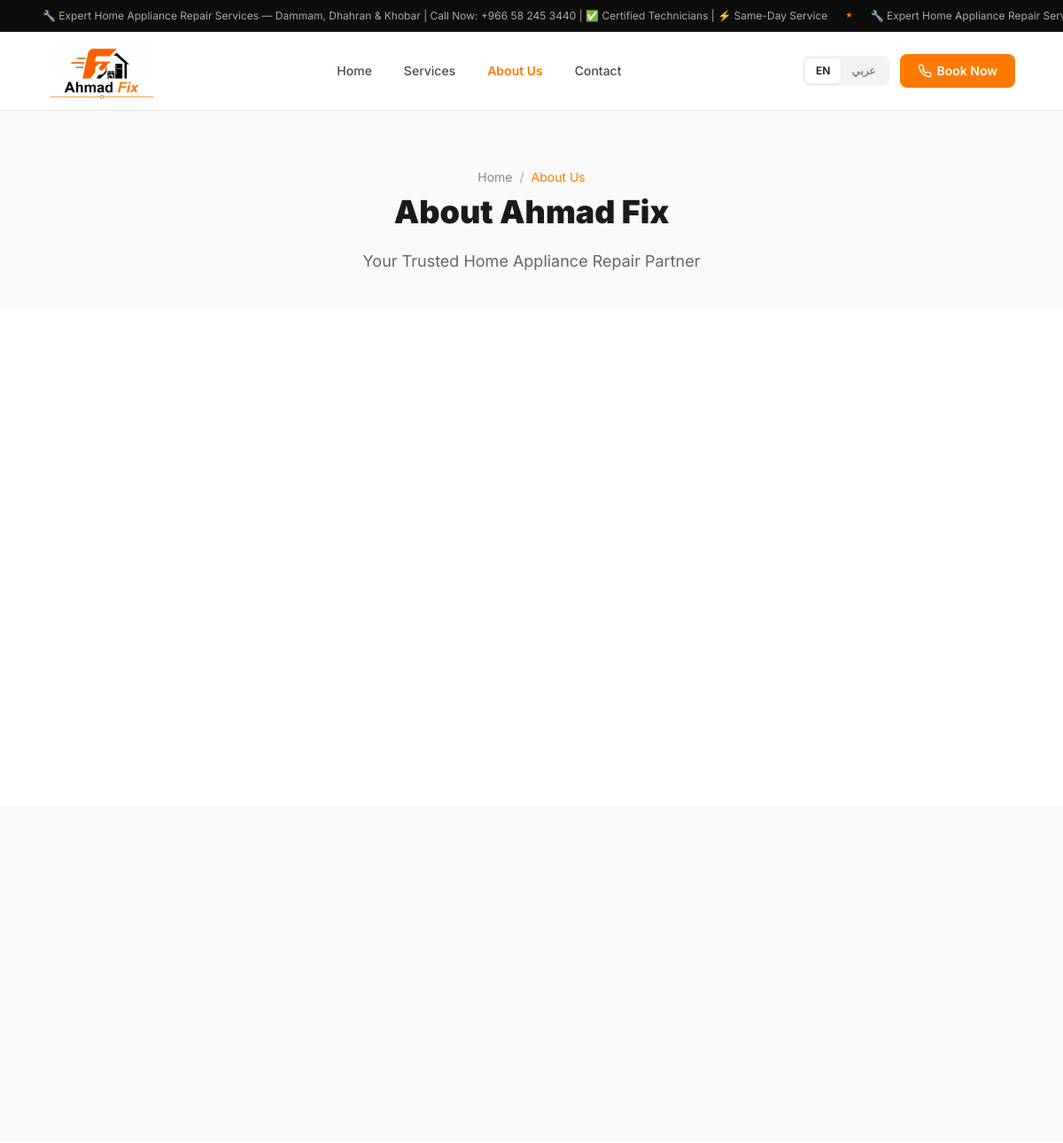
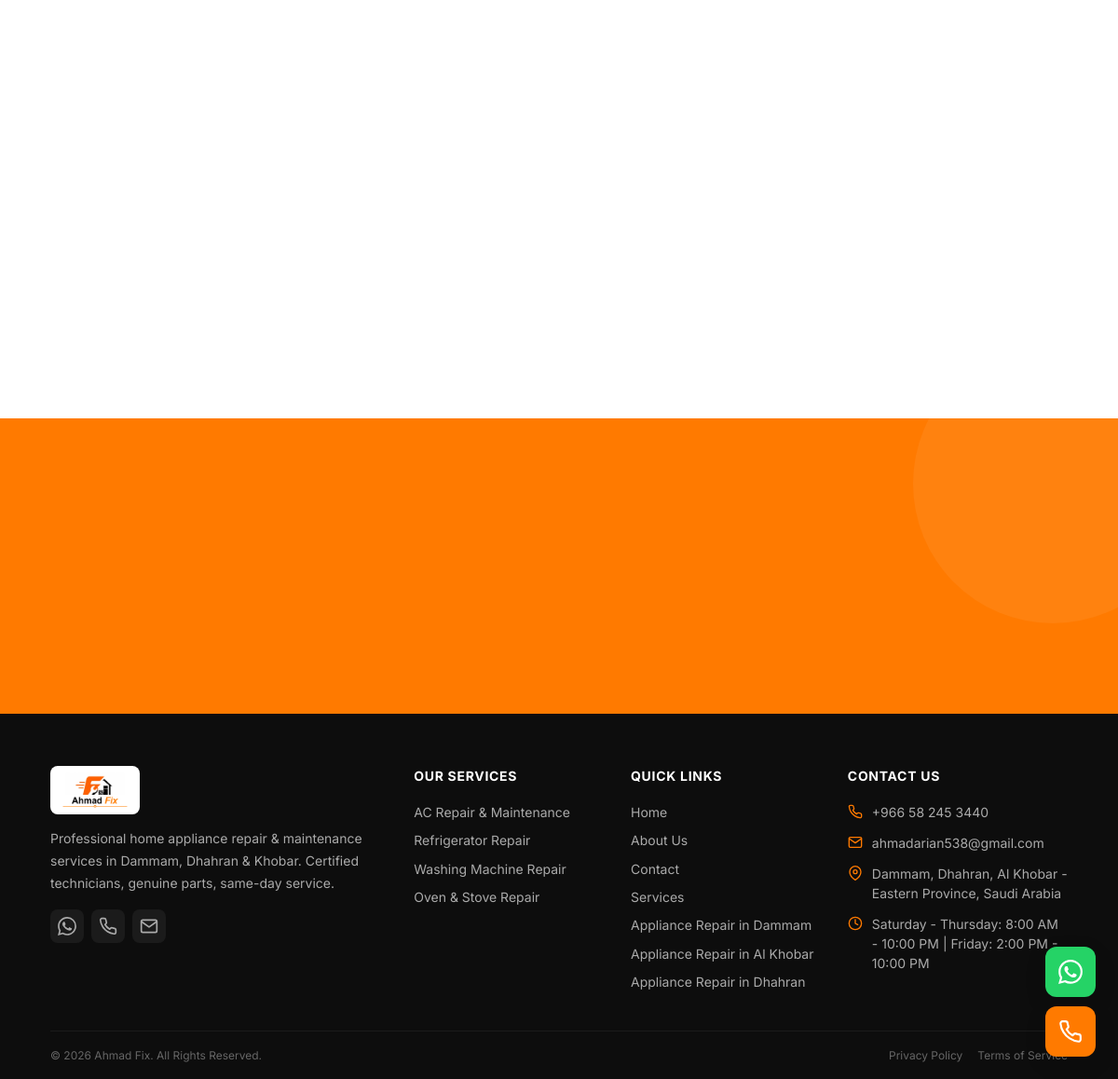
Screenshot of /en/about with the database file from the repository (2 pictures, top to bottom).
### tables this page shows
CREATE TABLE IF NOT EXISTS site_settings (
    id INT AUTO_INCREMENT PRIMARY KEY,
    setting_key VARCHAR(100) NOT NULL UNIQUE,
    setting_value_en TEXT,
    setting_value_ar TEXT,
    setting_type ENUM('text','textarea','image','url','email','phone') DEFAULT 'text',
    setting_group VARCHAR(50) DEFAULT 'general',
    updated_at TIMESTAMP DEFAULT CURRENT_TIMESTAMP ON UPDATE CURRENT_TIMESTAMP
);

CREATE TABLE IF NOT EXISTS services (
    id INT AUTO_INCREMENT PRIMARY KEY,
    name_en VARCHAR(150) NOT NULL,
    name_ar VARCHAR(150) NOT NULL,
    slug_en VARCHAR(150) NOT NULL UNIQUE,
    slug_ar VARCHAR(150) NOT NULL,
    short_desc_en TEXT,
    short_desc_ar TEXT,
    full_desc_en LONGTEXT,
    full_desc_ar LONGTEXT,
    icon VARCHAR(50) DEFAULT 'tools',
    image VARCHAR(255),
    meta_title_en VARCHAR(200),
    meta_title_ar VARCHAR(200),
    meta_desc_en VARCHAR(300),
    meta_desc_ar VARCHAR(300),
    meta_keywords_en VARCHAR(500),
    meta_keywords_ar VARCHAR(500),
    faq_en JSON,
    faq_ar JSON,
    sort_order INT DEFAULT 0,
    is_active TINYINT(1) DEFAULT 1,
    created_at TIMESTAMP DEFAULT CURRENT_TIMESTAMP,
    updated_at TIMESTAMP DEFAULT CURRENT_TIMESTAMP ON UPDATE CURRENT_TIMESTAMP
);

### config/config.php (called while the page is built, shortened)
<?php
try {
    $dsn = "mysql:host=" . DB_HOST . ";dbname=" . DB_NAME . ";charset=" . DB_CHARSET;
    $options = [
        PDO::ATTR_ERRMODE            => PDO::ERRMODE_EXCEPTION,
        PDO::ATTR_DEFAULT_FETCH_MODE => PDO::FETCH_ASSOC,
        PDO::ATTR_EMULATE_PREPARES   => false,
        PDO::MYSQL_ATTR_INIT_COMMAND => "SET NAMES utf8mb4 COLLATE utf8mb4_unicode_ci",
    ];
    $pdo = new PDO($dsn, DB_USER, DB_PASS, $options);
    $pdo->exec("SET NAMES utf8mb4");
    $pdo->exec("SET CHARACTER SET utf8mb4");
} catch (PDOException $e) {
    error_log("Database Connection Error: " . $e->getMessage());
    http_response_code(503);
    header('Retry-After: 600');
    die('<h1>Service Temporarily Unavailable</h1><p>Please try again later.</p>');
}
$supported_langs = ['en', 'ar'];
$default_lang = 'en';
if (isset($url_lang) && in_array($url_lang, $supported_langs)) {
    $lang = $url_lang;
} elseif (isset($_GET['lang']) && in_array($_GET['lang'], $supported_langs)) {
    $lang = $_GET['lang'];
} elseif (isset($_SESSION['lang']) && in_array($_SESSION['lang'], $supported_langs)) {
    $lang = $_SESSION['lang'];
} else {
    $browser_lang = substr($_SERVER['HTTP_ACCEPT_LANGUAGE'] ?? 'en', 0, 2);
    $lang = in_array($browser_lang, $supported_langs) ? $browser_lang : $default_lang;
}
$is_rtl = ($lang === 'ar');
$dir = $is_rtl ? 'rtl' : 'ltr';
$lang_file = SITE_ROOT . '/lang/' . $lang . '.php';
if (file_exists($lang_file)) {
    $translations = require $lang_file;
} else {
    $translations = require SITE_ROOT . '/lang/en.php';
}
require_once SITE_ROOT . '/config/functions.php';
$__phone = trim(setting('phone', 'en'));

### pages/about.php (the view, shortened to what this page needs)
<?php
$services = getServices();
?>
<section class="about-hero">
    <div class="container">
        <nav class="breadcrumb" aria-label="Breadcrumb" style="margin-bottom: var(--space-6);">
            <a href="<?php echo url(); ?>" style="color: var(--gray-500);"><?php echo __('nav_home'); ?></a>
            <span class="breadcrumb-separator" style="color: var(--gray-400);">/</span>
            <span style="color: var(--primary);" aria-current="page"><?php echo __('nav_about'); ?></span>
        </nav>
        <h1><?php echo __('about_title'); ?></h1>
        <p><?php echo __('about_subtitle'); ?></p>
    </div>
</section>
<section class="section">
    <div class="container">
        <div class="about-grid">
        </div>
    </div>
</section>
<section class="section section-gray">
    <div class="container">
        <div class="values-grid stagger-children" style="max-width: 800px; margin: 0 auto;">
        </div>
    </div>
</section>
<section class="section">
    <div class="container">
        <div class="services-grid stagger-children">
        </div>
    </div>
</section>
<section class="cta-section">
    <div class="container">
    </div>
</section>

### includes/header.php (shortened to what this page needs)
<?php
$ribbon_text = setting('ribbon_text', $lang);
$current_nav = $current_page ?? 'home';
$is_404 = $is_404 ?? false;
$has_alternates = !$is_404 && is_array($alt_paths ?? null);
$alt_en = $has_alternates ? url($alt_paths['en'], 'en') : url('', 'en');
$alt_ar = $has_alternates ? url($alt_paths['ar'], 'ar') : url('', 'ar');
?>
<!DOCTYPE html>
<html lang="<?php echo $lang === 'ar' ? 'ar-SA' : 'en'; ?>" dir="<?php echo $dir; ?>">
<head>
    <link rel="stylesheet" href="<?php echo ASSETS_URL; ?>/css/style.css?v=<?php echo ASSETS_VERSION; ?>">
    <link rel="stylesheet" href="<?php echo ASSETS_URL; ?>/css/animations.css?v=<?php echo ASSETS_VERSION; ?>">
    <?php echo getLocalBusinessSchema(); ?>
</head>
<body class="page-transition">
<div class="top-ribbon" role="region" aria-label="<?php echo $lang === 'ar' ? 'شريط الإعلانات' : 'Announcement Bar'; ?>">
    <div class="ribbon-track">
        <span class="ribbon-text">
            <?php echo $ribbon_text; ?>
            <span class="ribbon-separator">★</span>
            <?php echo $ribbon_text; ?>
        </span>
    </div>
</div>
<header class="header" id="main-header">
    <div class="header-inner">
        <a href="<?php echo url(); ?>" class="logo" aria-label="Ahmad Fix Home">
            <?php echo logoPicture(); ?>
        </a>
        <nav class="desktop-nav">
            <a href="<?php echo url(); ?>" class="nav-link <?php echo $current_nav === 'home' ? 'active' : ''; ?>"><?php echo __('nav_home'); ?></a>
            <a href="<?php echo url(); ?>#services" class="nav-link"><?php echo __('nav_services'); ?></a>
            <a href="<?php echo url('about'); ?>" class="nav-link <?php echo in_array($current_nav, ['about', 'من-نحن']) ? 'active' : ''; ?>"><?php echo __('nav_about'); ?></a>
            <a href="<?php echo url('contact'); ?>" class="nav-link <?php echo in_array($current_nav, ['contact', 'اتصل-بنا']) ? 'active' : ''; ?>"><?php echo __('nav_contact'); ?></a>
        </nav>
        <div class="header-actions">
            <div class="lang-switch">
                <a href="<?php echo e($alt_en); ?>" hreflang="en" lang="en" class="lang-btn <?php echo $lang === 'en' ? 'active' : ''; ?>">EN</a>
                <a href="<?php echo e($alt_ar); ?>" hreflang="ar" lang="ar" class="lang-btn <?php echo $lang === 'ar' ? 'active' : ''; ?>">عربي</a>
            </div>
            <a href="tel:<?php echo formatPhone(PHONE); ?>" class="header-cta">
                <?php echo __('nav_book_now'); ?>
            </a>
        </div>
    </div>
</header>
<main>

### includes/footer.php (shortened to what this page needs)
<?php
$services = getServices();
?>
</main>
<footer class="footer" role="contentinfo">
    <div class="container">
        <div class="footer-grid">
            <div class="footer-about">
                <a href="<?php echo url(); ?>" class="logo" aria-label="<?php echo e(SITE_NAME); ?>">
                    <div class="footer-logo-bg">
                        <?php echo logoPicture(); ?>
                    </div>
                </a>
                <p><?php echo __('footer_about'); ?></p>
                <div class="footer-social">
                    <a href="https://wa.me/<?php echo waNumber(); ?>" target="_blank" rel="noopener" aria-label="WhatsApp">
                    </a>
                    <a href="tel:<?php echo formatPhone(PHONE); ?>" aria-label="Phone">
                    </a>
                    <a href="mailto:<?php echo EMAIL; ?>" aria-label="Email">
                        <svg width="20" height="20" viewBox="0 0 24 24" fill="none" stroke="currentColor" stroke-width="2" stroke-linecap="round" stroke-linejoin="round"><path d="M4 4h16c1.1 0 2 .9 2 2v12c0 1.1-.9 2-2 2H4c-1.1 0-2-.9-2-2V6c0-1.1.9-2 2-2z"/><polyline points="22,6 12,13 2,6"/></svg>
                    </a>
                </div>
            </div>
            <div class="footer-column">
                <h4><?php echo __('footer_services'); ?></h4>
                <div class="footer-links">
                    <?php foreach ($services as $svc): ?>
                    <a href="<?php echo url(localized($svc, 'slug')); ?>">
                        <?php echo localized($svc, 'name'); ?>
                    </a>
                    <?php endforeach; ?>
                </div>
            </div>
            <div class="footer-column">
                <h4><?php echo __('footer_quick_links'); ?></h4>
                <div class="footer-links">
                    <a href="<?php echo url(); ?>"><?php echo __('nav_home'); ?></a>
                    <a href="<?php echo url('about'); ?>"><?php echo __('nav_about'); ?></a>
                    <a href="<?php echo url('contact'); ?>"><?php echo __('nav_contact'); ?></a>
                    <a href="<?php echo url(); ?>#services"><?php echo __('nav_services'); ?></a>
                    <?php foreach (getAreas() as $footer_area): ?>
                    <a href="<?php echo url($footer_area['slug_' . $lang]); ?>"><?php echo e(sprintf(__('area_link_label'), $footer_area['name_' . $lang])); ?></a>
                    <?php endforeach; ?>
                </div>
            </div>
            <div class="footer-column">
                <h4><?php echo __('footer_contact'); ?></h4>
                <div class="footer-contact-item">
                    <a href="tel:<?php echo formatPhone(PHONE); ?>" dir="ltr"><?php echo e(PHONE); ?></a>
                </div>
                <div class="footer-contact-item">
                    <svg width="18" height="18" viewBox="0 0 24 24" fill="none" stroke="currentColor" stroke-width="2" stroke-linecap="round" stroke-linejoin="round"><path d="M4 4h16c1.1 0 2 .9 2 2v12c0 1.1-.9 2-2 2H4c-1.1 0-2-.9-2-2V6c0-1.1.9-2 2-2z"/><polyline points="22,6 12,13 2,6"/></svg>
                    <a href="mailto:<?php echo EMAIL; ?>"><?php echo EMAIL; ?></a>
                </div>
                <div class="footer-contact-item">
                    <svg width="18" height="18" viewBox="0 0 24 24" fill="none" stroke="currentColor" stroke-width="2" stroke-linecap="round" stroke-linejoin="round"><path d="M21 10c0 7-9 13-9 13s-9-6-9-13a9 9 0 0 1 18 0z"/><circle cx="12" cy="10" r="3"/></svg>
                    <span><?php echo setting('address_en', $lang); ?></span>
                </div>
                <div class="footer-contact-item">
                    <svg width="18" height="18" viewBox="0 0 24 24" fill="none" stroke="currentColor" stroke-width="2" stroke-linecap="round" stroke-linejoin="round"><circle cx="12" cy="12" r="10"/><polyline points="12 6 12 12 16 14"/></svg>
                    <span><?php echo setting('working_hours_en', $lang); ?></span>
                </div>
            </div>
        </div>
        <div class="footer-bottom">
            <span><?php echo __('footer_copyright'); ?></span>
            <div class="footer-bottom-links">
                <a href="<?php echo url('privacy-policy'); ?>"><?php echo __('footer_privacy'); ?></a>
                <a href="<?php echo url('terms'); ?>"><?php echo __('footer_terms'); ?></a>
            </div>
        </div>
    </div>
</footer>
</body>
</html>

### assets/css/animations.css (style rules this page uses)
.page-transition { animation: fadeIn 0.4s ease; }

### rows the page displays
site_settings: setting_value_en "🔧 Expert Home Appliance Repair Services — Dammam, Dhahran & Khobar | Call Now: +966 58 245 3440 | ✅ Certified Technicians | ⚡ Same-Day Service", setting_value_en "🔧 Expert Home Appliance Repair…"
services: name_en "AC Repair & Maintenance"
services: name_en "Refrigerator Repair"
services: name_en "Washing Machine Repair"
services: name_en "Oven & Stove Repair"
site_settings: setting_value_en "Dammam, Dhahran, Al Khobar - Eastern Province, Saudi Arabia"
site_settings: setting_value_en "Saturday - Thursday: 8:00 AM - 10:00 PM | Friday: 2:00 PM - 10:00 PM"

### other values shown
__('nav_home') "Home"
__('nav_services') "Services"
__('nav_about') "About Us"
__('nav_contact') "Contact"
__('nav_book_now') "Book Now"
__('about_title') "About Ahmad Fix"
__('about_subtitle') "Your Trusted Home Appliance Repair Partner"
__('footer_about') "Professional home appliance repair & maintenance services in Dammam, Dhahran & Khobar. Certified technicians, genuine parts, same-day service."
__('footer_services') "OUR SERVICES"
__('footer_quick_links') "QUICK LINKS"
sprintf(__('area_link_label'), $footer_area['name_' . $lang]) "Appliance Repair in Dammam"
sprintf(__('area_link_label'), $footer_area['name_' . $lang]) "Appliance Repair in Al Khobar"
sprintf(__('area_link_label'), $footer_area['name_' . $lang]) "Appliance Repair in Dhahran"
__('footer_contact') "CONTACT US"
PHONE "+966 58 245 3440"
